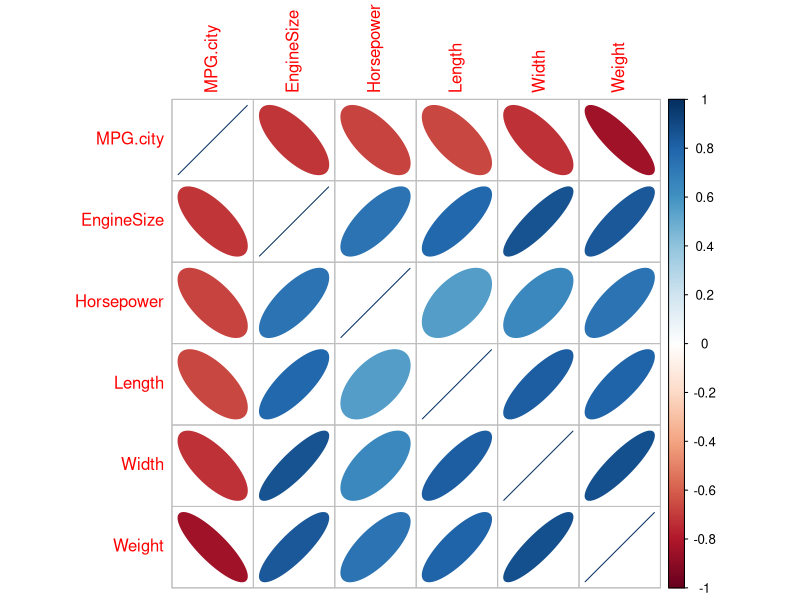
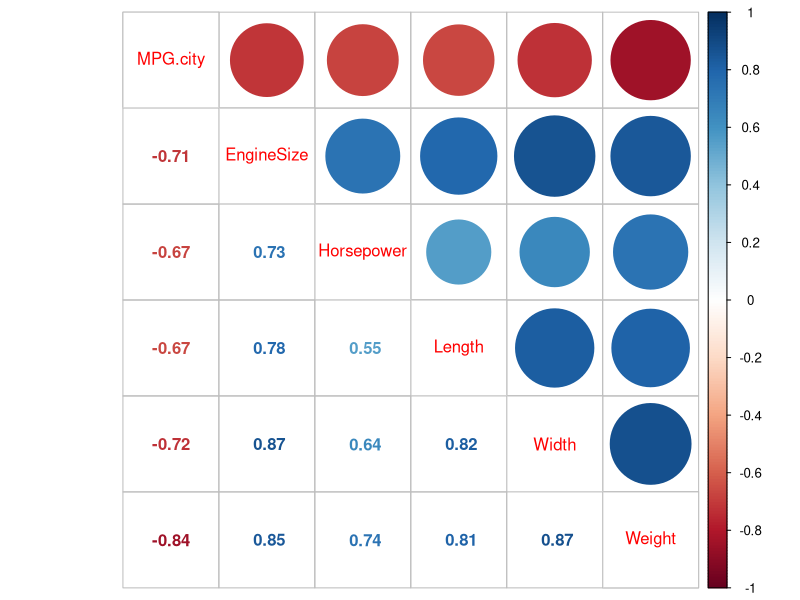
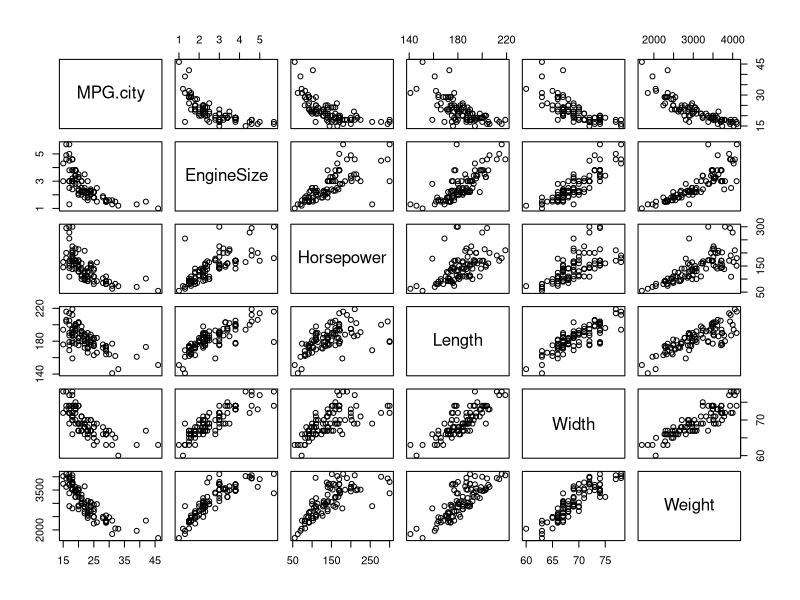
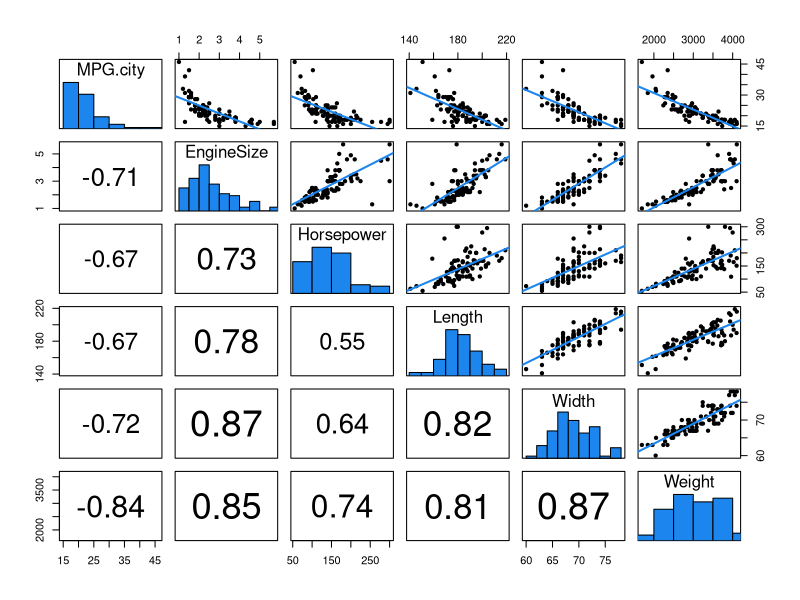
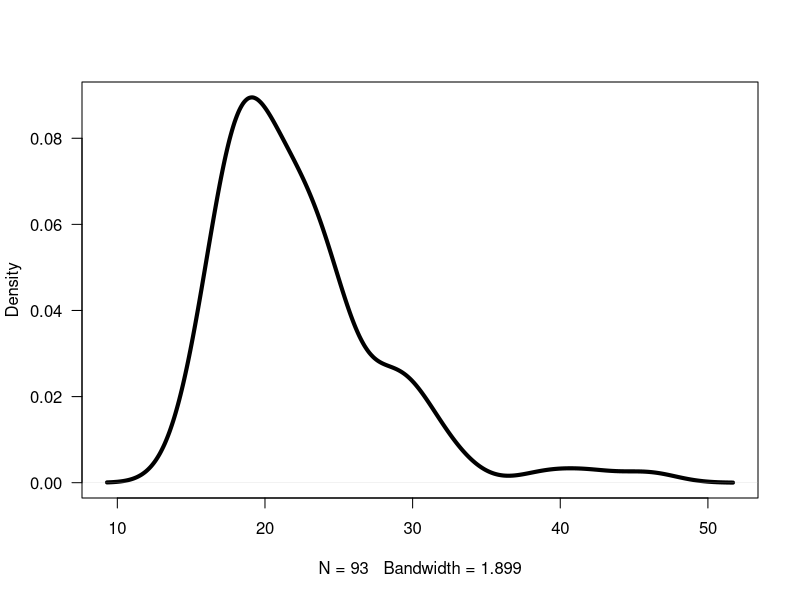
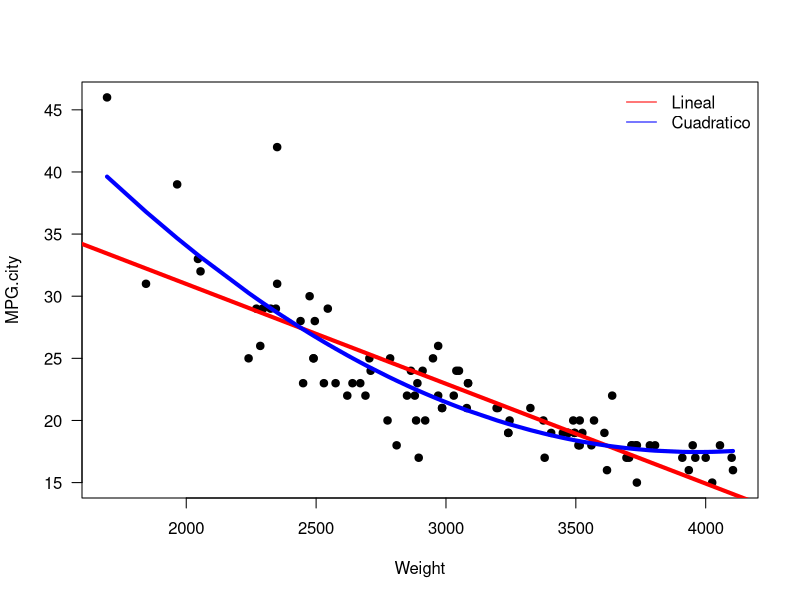

Recreate these plots in R, in order.

# Ejemplo con Cars93

# -------------------------------------------------------------------------
# Lectura de la base de datos ---------------------------------------------
# -------------------------------------------------------------------------

require(MASS)
Cars93

datos <- Cars93[, c(7, 12, 13, 19, 21, 25)] # Algunos regresores

# -------------------------------------------------------------------------
# Matriz de correlaciones entre las variables -----------------------------
# -------------------------------------------------------------------------
require(corrplot)
M <- cor(datos)
corrplot(M, method="ellipse")
corrplot.mixed(M)

# -------------------------------------------------------------------------
# Diagramas de dispersion en 2d -------------------------------------------
# -------------------------------------------------------------------------
pairs(datos)

# Mejorando el grafico
panel.reg <- function (x, y)
{
  points(x, y, pch=20)
  abline(lm(y ~ x), lwd=2, col='dodgerblue2')
}
# Funci?n para crear el histograma
panel.hist <- function(x, ...)
{
  usr <- par("usr"); on.exit(par(usr))
  par(usr = c(usr[1:2], 0, 1.5) )
  h <- hist(x, plot = FALSE)
  breaks <- h$breaks; nB <- length(breaks)
  y <- h$counts; y <- y/max(y)
  rect(breaks[-nB], 0, breaks[-1], y, col="dodgerblue2", ...)
}
# Funci?n para obtener la correlaci?n
panel.cor <- function(x, y, digits=2, prefix="", cex.cor)
{
  usr <- par("usr"); on.exit(par(usr))
  par(usr = c(0, 1, 0, 1))
  r <- cor(x, y)
  txt <- format(c(r, 0.123456789), digits=digits)[1]
  txt <- paste(prefix, txt, sep="")
  if(missing(cex.cor)) cex <- 0.8/strwidth(txt)
  text(0.5, 0.5, txt, cex = cex * abs(r))
}

pairs(datos,
      upper.panel = panel.reg,
      diag.panel = panel.hist,
      lower.panel = panel.cor)

# -------------------------------------------------------------------------
# Densidad de MPG.city ----------------------------------------------------
# -------------------------------------------------------------------------
plot(density(datos$MPG.city), lwd=4, main='', las=1)

# -------------------------------------------------------------------------
# Modelo ajustado ---------------------------------------------------------
# -------------------------------------------------------------------------

modfull <- lm(MPG.city ~ ., data=datos)
summary(modfull)

modred <- lm(MPG.city ~ Weight, data=datos)

anova(modfull, modred)
summary(modred)

with(datos, plot(x=Weight, y=MPG.city, las=1, pch=19))
abline(modred, col='red', lwd=4)

modfinal <- lm(MPG.city ~ Weight + I(Weight^2), data=datos)
summary(modfinal)

lines(sort(datos$Weight), fitted(modfinal)[order(datos$Weight)],
      col='blue', lwd=4) 

legend('topright', col=c('red', 'blue'), lty=1, bty='n',
       legend=c('Lineal', 'Cuadratico'))


